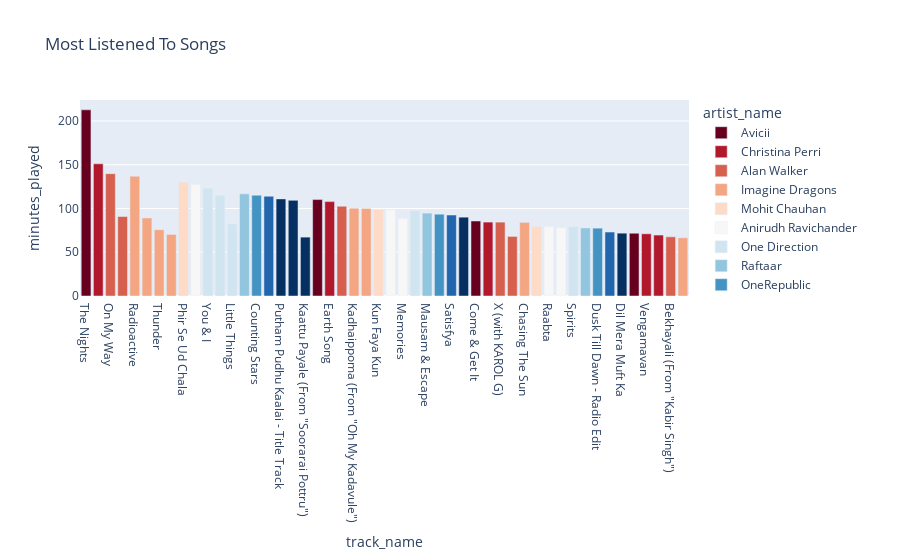

Here is the notebook cell this chart was saved with:
### Code cell
fig = px.bar(songs, x="track_name", y="minutes_played", title = 'Most Listened To Songs', color = "artist_name", color_discrete_sequence=px.colors.sequential.RdBu)
fig.show()

### Figure 1 — Plotly figure (JSON) as saved in the notebook; plotly's stock layout.template omitted (floating-point values rounded to 4 significant figures)
{"data": [{"alignmentgroup": "True", "hovertemplate": "artist_name=Avicii<br>track_name=%{x}<br>minutes_played=%{y}<extra></extra>", "legendgroup": "Avicii", "marker": {"color": "rgb(103,0,31)"}, "name": "Avicii", "offsetgroup": "Avicii", "orientation": "v", "showlegend": true, "textposition": "auto", "type": "bar", "x": ["The Nights"], "xaxis": "x", "y": [212.8], "yaxis": "y"}, {"alignmentgroup": "True", "hovertemplate": "artist_name=Christina Perri<br>track_name=%{x}<br>minutes_played=%{y}<extra></extra>", "legendgroup": "Christina Perri", "marker": {"color": "rgb(178,24,43)"}, "name": "Christina Perri", "offsetgroup": "Christina Perri", "orientation": "v", "showlegend": true, "textposition": "auto", "type": "bar", "x": ["A Thousand Years"], "xaxis": "x", "y": [151.0], "yaxis": "y"}, {"alignmentgroup": "True", "hovertemplate": "artist_name=Alan Walker<br>track_name=%{x}<br>minutes_played=%{y}<extra></extra>", "legendgroup": "Alan Walker", "marker": {"color": "rgb(214,96,77)"}, "name": "Alan Walker", "offsetgroup": "Alan Walker", "orientation": "v", "showlegend": true, "textposition": "auto", "type": "bar", "x": ["On My Way", "Darkside"], "xaxis": "x", "y": [139.8, 90.84], "yaxis": "y"}, {"alignmentgroup": "True", "hovertemplate": "artist_name=Imagine Dragons<br>track_name=%{x}<br>minutes_played=%{y}<extra></extra>", "legendgroup": "Imagine Dragons", "marker": {"color": "rgb(244,165,130)"}, "name": "Imagine Dragons", "offsetgroup": "Imagine Dragons", "orientation": "v", "showlegend": true, "textposition": "auto", "type": "bar", "x": ["Radioactive", "Believer", "Thunder", "Bad Liar"], "xaxis": "x", "y": [136.9, 89.15, 75.71, 70.37], "yaxis": "y"}, {"alignmentgroup": "True", "hovertemplate": "artist_name=Mohit Chauhan<br>track_name=%{x}<br>minutes_played=%{y}<extra></extra>", "legendgroup": "Mohit Chauhan", "marker": {"color": "rgb(253,219,199)"}, "name": "Mohit Chauhan", "offsetgroup": "Mohit Chauhan", "orientation": "v", "showlegend": true, "textposition": "auto", "type": "bar", "x": ["Phir Se Ud Chala"], "xaxis": "x", "y": [130.1], "yaxis": "y"}, {"alignmentgroup": "True", "hovertemplate": "artist_name=Anirudh Ravichander<br>track_name=%{x}<br>minutes_played=%{y}<extra></extra>", "legendgroup": "Anirudh Ravichander", "marker": {"color": "rgb(247,247,247)"}, "name": "Anirudh Ravichander", "offsetgroup": "Anirudh Ravichander", "orientation": "v", "showlegend": true, "textposition": "auto", "type": "bar", "x": ["Vaathi Coming (From \"Master\")"], "xaxis": "x", "y": [127.0], "yaxis": "y"}, {"alignmentgroup": "True", "hovertemplate": "artist_name=One Direction<br>track_name=%{x}<br>minutes_played=%{y}<extra></extra>", "legendgroup": "One Direction", "marker": {"color": "rgb(209,229,240)"}, "name": "One Direction", "offsetgroup": "One Direction", "orientation": "v", "showlegend": true, "textposition": "auto", "type": "bar", "x": ["You & I", "Diana", "Little Things"], "xaxis": "x", "y": [123.3, 115.3, 82.44], "yaxis": "y"}, {"alignmentgroup": "True", "hovertemplate": "artist_name=Raftaar<br>track_name=%{x}<br>minutes_played=%{y}<extra></extra>", "legendgroup": "Raftaar", "marker": {"color": "rgb(146,197,222)"}, "name": "Raftaar", "offsetgroup": "Raftaar", "orientation": "v", "showlegend": true, "textposition": "auto", "type": "bar", "x": ["Naachne Ka Shaunq"], "xaxis": "x", "y": [116.7], "yaxis": "y"}, {"alignmentgroup": "True", "hovertemplate": "artist_name=OneRepublic<br>track_name=%{x}<br>minutes_played=%{y}<extra></extra>", "legendgroup": "OneRepublic", "marker": {"color": "rgb(67,147,195)"}, "name": "OneRepublic", "offsetgroup": "OneRepublic", "orientation": "v", "showlegend": true, "textposition": "auto", "type": "bar", "x": ["Counting Stars"], "xaxis": "x", "y": [115.2], "yaxis": "y"}, {"alignmentgroup": "True", "hovertemplate": "artist_name=Vibe2Vibe<br>track_name=%{x}<br>minutes_played=%{y}<extra></extra>", "legendgroup": "Vibe2Vibe", "marker": {"color": "rgb(33,102,172)"}, "name": "Vibe2Vibe", "offsetgroup": "Vibe2Vibe", "orientation": "v", "showlegend": true, "textposition": "auto", "type": "bar", "x": ["Dance Monkey"], "xaxis": "x", "y": [114.0], "yaxis": "y"}, {"alignmentgroup": "True", "hovertemplate": "artist_name=G. V. Prakash<br>track_name=%{x}<br>minutes_played=%{y}<extra></extra>", "legendgroup": "G. V. Prakash", "marker": {"color": "rgb(5,48,97)"}, "name": "G. V. Prakash", "offsetgroup": "G. V. Prakash", "orientation": "v", "showlegend": true, "textposition": "auto", "type": "bar", "x": ["Putham Pudhu Kaalai - Title Track", "Veyyon Silli (From \"Soorarai Pottru\")", "Kaattu Payale (From \"Soorarai Pottru\")"], "xaxis": "x", "y": [111.0, 109.3, 67.28], "yaxis": "y"}, {"alignmentgroup": "True", "hovertemplate": "artist_name=DIVINE<br>track_name=%{x}<br>minutes_played=%{y}<extra></extra>", "legendgroup": "DIVINE", "marker": {"color": "rgb(103,0,31)"}, "name": "DIVINE", "offsetgroup": "DIVINE", "orientation": "v", "showlegend": true, "textposition": "auto", "type": "bar", "x": ["Kaam 25 - Sacred Games"], "xaxis": "x", "y": [110.2], "yaxis": "y"}, {"alignmentgroup": "True", "hovertemplate": "artist_name=Michael Jackson<br>track_name=%{x}<br>minutes_played=%{y}<extra></extra>", "legendgroup": "Michael Jackson", "marker": {"color": "rgb(178,24,43)"}, "name": "Michael Jackson", "offsetgroup": "Michael Jackson", "orientation": "v", "showlegend": true, "textposition": "auto", "type": "bar", "x": ["Earth Song"], "xaxis": "x", "y": [107.9], "yaxis": "y"}, {"alignmentgroup": "True", "hovertemplate": "artist_name=Gym Class Heroes<br>track_name=%{x}<br>minutes_played=%{y}<extra></extra>", "legendgroup": "Gym Class Heroes", "marker": {"color": "rgb(214,96,77)"}, "name": "Gym Class Heroes", "offsetgroup": "Gym Class Heroes", "orientation": "v", "showlegend": true, "textposition": "auto", "type": "bar", "x": ["Stereo Hearts (feat. Adam Levine)"], "xaxis": "x", "y": [102.5], "yaxis": "y"}, {"alignmentgroup": "True", "hovertemplate": "artist_name=Leon James<br>track_name=%{x}<br>minutes_played=%{y}<extra></extra>", "legendgroup": "Leon James", "marker": {"color": "rgb(244,165,130)"}, "name": "Leon James", "offsetgroup": "Leon James", "orientation": "v", "showlegend": true, "textposition": "auto", "type": "bar", "x": ["Kadhaippoma (From \"Oh My Kadavule\")", "Kanne Kanne - Madras Gig"], "xaxis": "x", "y": [100.3, 100.1], "yaxis": "y"}, {"alignmentgroup": "True", "hovertemplate": "artist_name=A.R. Rahman<br>track_name=%{x}<br>minutes_played=%{y}<extra></extra>", "legendgroup": "A.R. Rahman", "marker": {"color": "rgb(253,219,199)"}, "name": "A.R. Rahman", "offsetgroup": "A.R. Rahman", "orientation": "v", "showlegend": true, "textposition": "auto", "type": "bar", "x": ["Kun Faya Kun"], "xaxis": "x", "y": [98.96], "yaxis": "y"}, {"alignmentgroup": "True", "hovertemplate": "artist_name=Maroon 5<br>track_name=%{x}<br>minutes_played=%{y}<extra></extra>", "legendgroup": "Maroon 5", "marker": {"color": "rgb(247,247,247)"}, "name": "Maroon 5", "offsetgroup": "Maroon 5", "orientation": "v", "showlegend": true, "textposition": "auto", "type": "bar", "x": ["Animals", "Memories"], "xaxis": "x", "y": [98.79, 88.44], "yaxis": "y"}, {"alignmentgroup": "True", "hovertemplate": "artist_name=The Weeknd<br>track_name=%{x}<br>minutes_played=%{y}<extra></extra>", "legendgroup": "The Weeknd", "marker": {"color": "rgb(209,229,240)"}, "name": "The Weeknd", "offsetgroup": "The Weeknd", "orientation": "v", "showlegend": true, "textposition": "auto", "type": "bar", "x": ["Blinding Lights"], "xaxis": "x", "y": [97.47], "yaxis": "y"}, {"alignmentgroup": "True", "hovertemplate": "artist_name=Asad Sitar<br>track_name=%{x}<br>minutes_played=%{y}<extra></extra>", "legendgroup": "Asad Sitar", "marker": {"color": "rgb(146,197,222)"}, "name": "Asad Sitar", "offsetgroup": "Asad Sitar", "orientation": "v", "showlegend": true, "textposition": "auto", "type": "bar", "x": ["Mausam &amp; Escape"], "xaxis": "x", "y": [94.73], "yaxis": "y"}, {"alignmentgroup": "True", "hovertemplate": "artist_name=Shawn Mendes<br>track_name=%{x}<br>minutes_played=%{y}<extra></extra>", "legendgroup": "Shawn Mendes", "marker": {"color": "rgb(67,147,195)"}, "name": "Shawn Mendes", "offsetgroup": "Shawn Mendes", "orientation": "v", "showlegend": true, "textposition": "auto", "type": "bar", "x": ["Imagination"], "xaxis": "x", "y": [93.48], "yaxis": "y"}, {"alignmentgroup": "True", "hovertemplate": "artist_name=Imran Khan<br>track_name=%{x}<br>minutes_played=%{y}<extra></extra>", "legendgroup": "Imran Khan", "marker": {"color": "rgb(33,102,172)"}, "name": "Imran Khan", "offsetgroup": "Imran Khan", "orientation": "v", "showlegend": true, "textposition": "auto", "type": "bar", "x": ["Satisfya"], "xaxis": "x", "y": [92.53], "yaxis": "y"}, {"alignmentgroup": "True", "hovertemplate": "artist_name=Dimitri Vegas & Like Mike<br>track_name=%{x}<br>minutes_played=%{y}<extra></extra>", "legendgroup": "Dimitri Vegas & Like Mike", "marker": {"color": "rgb(5,48,97)"}, "name": "Dimitri Vegas & Like Mike", "offsetgroup": "Dimitri Vegas & Like Mike", "orientation": "v", "showlegend": true, "textposition": "auto", "type": "bar", "x": ["When I Grow Up (feat. Wiz Khalifa)"], "xaxis": "x", "y": [90.07], "yaxis": "y"}, {"alignmentgroup": "True", "hovertemplate": "artist_name=Selena Gomez<br>track_name=%{x}<br>minutes_played=%{y}<extra></extra>", "legendgroup": "Selena Gomez", "marker": {"color": "rgb(103,0,31)"}, "name": "Selena Gomez", "offsetgroup": "Selena Gomez", "orientation": "v", "showlegend": true, "textposition": "auto", "type": "bar", "x": ["Come & Get It"], "xaxis": "x", "y": [85.72], "yaxis": "y"}, {"alignmentgroup": "True", "hovertemplate": "artist_name=Coldplay<br>track_name=%{x}<br>minutes_played=%{y}<extra></extra>", "legendgroup": "Coldplay", "marker": {"color": "rgb(178,24,43)"}, "name": "Coldplay", "offsetgroup": "Coldplay", "orientation": "v", "showlegend": true, "textposition": "auto", "type": "bar", "x": ["A Sky Full of Stars"], "xaxis": "x", "y": [84.45], "yaxis": "y"}, {"alignmentgroup": "True", "hovertemplate": "artist_name=Jonas Brothers<br>track_name=%{x}<br>minutes_played=%{y}<extra></extra>", "legendgroup": "Jonas Brothers", "marker": {"color": "rgb(214,96,77)"}, "name": "Jonas Brothers", "offsetgroup": "Jonas Brothers", "orientation": "v", "showlegend": true, "textposition": "auto", "type": "bar", "x": ["X (with KAROL G)", "Sucker"], "xaxis": "x", "y": [84.42, 68.08], "yaxis": "y"}, {"alignmentgroup": "True", "hovertemplate": "artist_name=The Wanted<br>track_name=%{x}<br>minutes_played=%{y}<extra></extra>", "legendgroup": "The Wanted", "marker": {"color": "rgb(244,165,130)"}, "name": "The Wanted", "offsetgroup": "The Wanted", "orientation": "v", "showlegend": true, "textposition": "auto", "type": "bar", "x": ["Chasing The Sun"], "xaxis": "x", "y": [84.12], "yaxis": "y"}, {"alignmentgroup": "True", "hovertemplate": "artist_name=Mark Ronson<br>track_name=%{x}<br>minutes_played=%{y}<extra></extra>", "legendgroup": "Mark Ronson", "marker": {"color": "rgb(253,219,199)"}, "name": "Mark Ronson", "offsetgroup": "Mark Ronson", "orientation": "v", "showlegend": true, "textposition": "auto", "type": "bar", "x": ["Uptown Funk (feat. Bruno Mars)"], "xaxis": "x", "y": [79.55], "yaxis": "y"}, {"alignmentgroup": "True", "hovertemplate": "artist_name=Arijit Singh<br>track_name=%{x}<br>minutes_played=%{y}<extra></extra>", "legendgroup": "Arijit Singh", "marker": {"color": "rgb(247,247,247)"}, "name": "Arijit Singh", "offsetgroup": "Arijit Singh", "orientation": "v", "showlegend": true, "textposition": "auto", "type": "bar", "x": ["Raabta", "Bekhayali (Arijit Singh Version) Remix"], "xaxis": "x", "y": [79.34, 78.07], "yaxis": "y"}, {"alignmentgroup": "True", "hovertemplate": "artist_name=The Strumbellas<br>track_name=%{x}<br>minutes_played=%{y}<extra></extra>", "legendgroup": "The Strumbellas", "marker": {"color": "rgb(209,229,240)"}, "name": "The Strumbellas", "offsetgroup": "The Strumbellas", "orientation": "v", "showlegend": true, "textposition": "auto", "type": "bar", "x": ["Spirits"], "xaxis": "x", "y": [79.31], "yaxis": "y"}, {"alignmentgroup": "True", "hovertemplate": "artist_name=Ed Sheeran<br>track_name=%{x}<br>minutes_played=%{y}<extra></extra>", "legendgroup": "Ed Sheeran", "marker": {"color": "rgb(146,197,222)"}, "name": "Ed Sheeran", "offsetgroup": "Ed Sheeran", "orientation": "v", "showlegend": true, "textposition": "auto", "type": "bar", "x": ["Happier"], "xaxis": "x", "y": [77.76], "yaxis": "y"}, {"alignmentgroup": "True", "hovertemplate": "artist_name=ZAYN<br>track_name=%{x}<br>minutes_played=%{y}<extra></extra>", "legendgroup": "ZAYN", "marker": {"color": "rgb(67,147,195)"}, "name": "ZAYN", "offsetgroup": "ZAYN", "orientation": "v", "showlegend": true, "textposition": "auto", "type": "bar", "x": ["Dusk Till Dawn - Radio Edit"], "xaxis": "x", "y": [77.52], "yaxis": "y"}, {"alignmentgroup": "True", "hovertemplate": "artist_name=Adele<br>track_name=%{x}<br>minutes_played=%{y}<extra></extra>", "legendgroup": "Adele", "marker": {"color": "rgb(33,102,172)"}, "name": "Adele", "offsetgroup": "Adele", "orientation": "v", "showlegend": true, "textposition": "auto", "type": "bar", "x": ["Hello"], "xaxis": "x", "y": [73.1], "yaxis": "y"}, {"alignmentgroup": "True", "hovertemplate": "artist_name=Nandini Srikar<br>track_name=%{x}<br>minutes_played=%{y}<extra></extra>", "legendgroup": "Nandini Srikar", "marker": {"color": "rgb(5,48,97)"}, "name": "Nandini Srikar", "offsetgroup": "Nandini Srikar", "orientation": "v", "showlegend": true, "textposition": "auto", "type": "bar", "x": ["Dil Mera Muft Ka"], "xaxis": "x", "y": [71.79], "yaxis": "y"}, {"alignmentgroup": "True", "hovertemplate": "artist_name=Matt Simons<br>track_name=%{x}<br>minutes_played=%{y}<extra></extra>", "legendgroup": "Matt Simons", "marker": {"color": "rgb(103,0,31)"}, "name": "Matt Simons", "offsetgroup": "Matt Simons", "orientation": "v", "showlegend": true, "textposition": "auto", "type": "bar", "x": ["Catch & Release - Deepend Remix"], "xaxis": "x", "y": [71.71], "yaxis": "y"}, {"alignmentgroup": "True", "hovertemplate": "artist_name=Hiphop Tamizha<br>track_name=%{x}<br>minutes_played=%{y}<extra></extra>", "legendgroup": "Hiphop Tamizha", "marker": {"color": "rgb(178,24,43)"}, "name": "Hiphop Tamizha", "offsetgroup": "Hiphop Tamizha", "orientation": "v", "showlegend": true, "textposition": "auto", "type": "bar", "x": ["Vengamavan", "Single Pasanga - From \"Natpe Thunai\""], "xaxis": "x", "y": [71.09, 69.64], "yaxis": "y"}, {"alignmentgroup": "True", "hovertemplate": "artist_name=Sachet Tandon<br>track_name=%{x}<br>minutes_played=%{y}<extra></extra>", "legendgroup": "Sachet Tandon", "marker": {"color": "rgb(214,96,77)"}, "name": "Sachet Tandon", "offsetgroup": "Sachet Tandon", "orientation": "v", "showlegend": true, "textposition": "auto", "type": "bar", "x": ["Bekhayali (From \"Kabir Singh\")"], "xaxis": "x", "y": [67.65], "yaxis": "y"}, {"alignmentgroup": "True", "hovertemplate": "artist_name=The Vamps<br>track_name=%{x}<br>minutes_played=%{y}<extra></extra>", "legendgroup": "The Vamps", "marker": {"color": "rgb(244,165,130)"}, "name": "The Vamps", "offsetgroup": "The Vamps", "orientation": "v", "showlegend": true, "textposition": "auto", "type": "bar", "x": ["All Night"], "xaxis": "x", "y": [66.52], "yaxis": "y"}], "layout": {"barmode": "relative", "legend": {"title": {"text": "artist_name"}, "tracegroupgap": 0}, "title": {"text": "Most Listened To Songs"}, "xaxis": {"anchor": "y", "domain": [0, 1], "title": {"text": "track_name"}}, "yaxis": {"anchor": "x", "domain": [0, 1], "title": {"text": "minutes_played"}}}}
